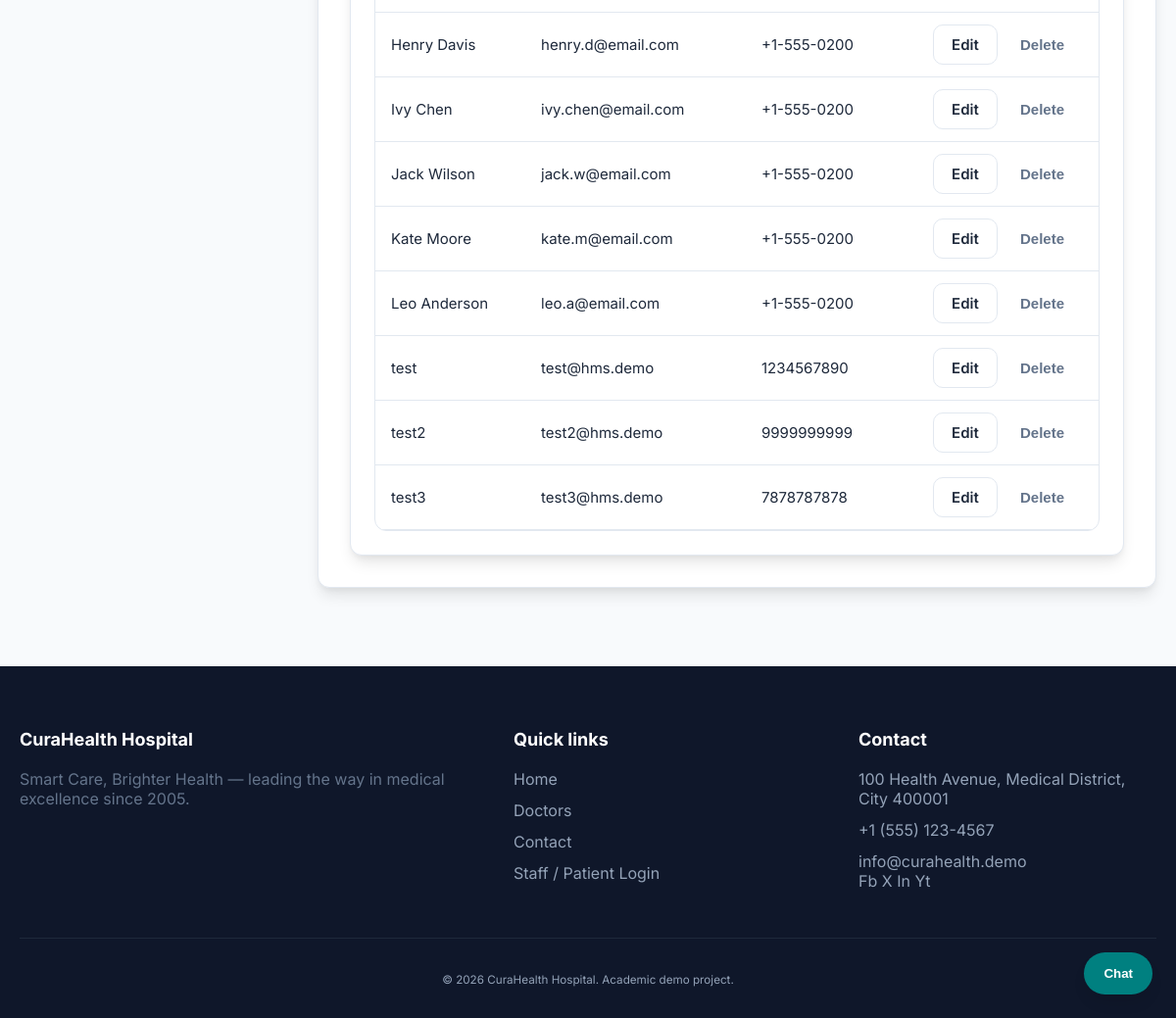
The app's page /admin/patients (signed in, lower part), older data.
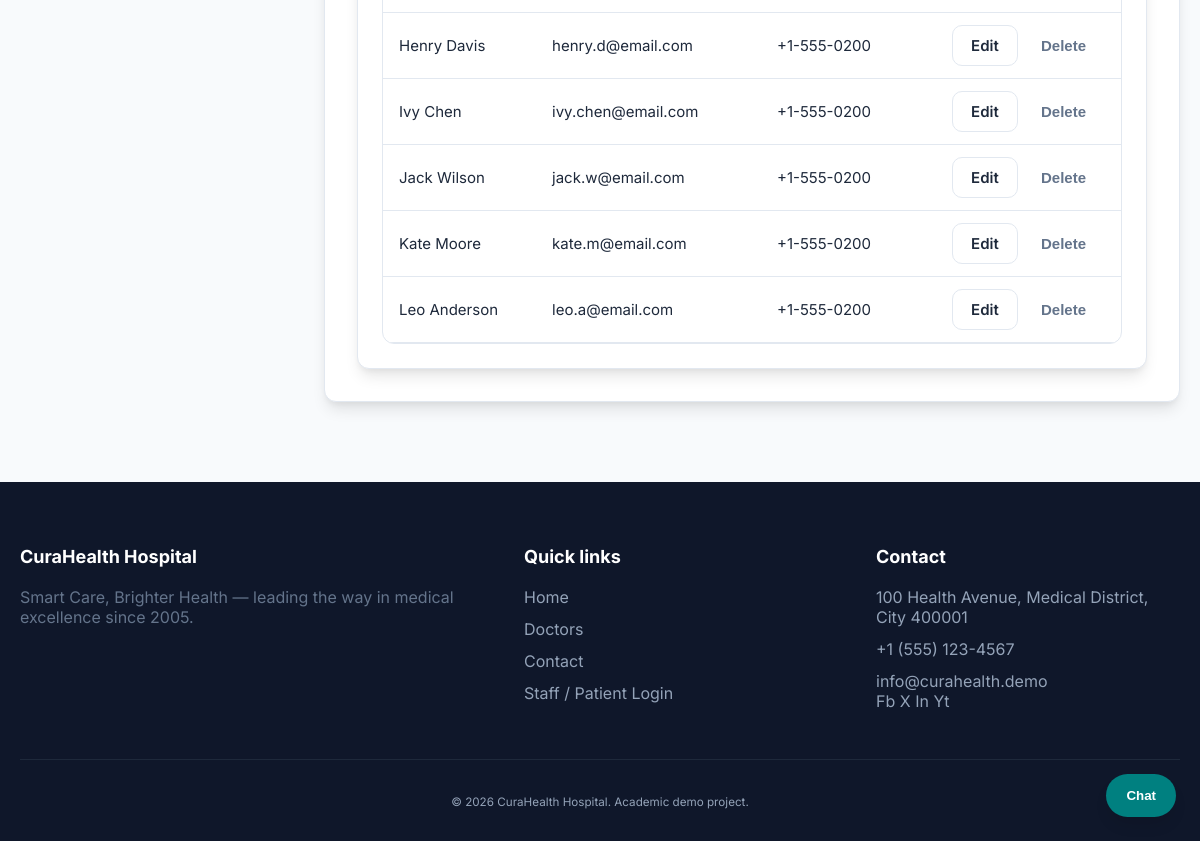
The same page, newer data.
### models/patient.py (models this page shows, shortened)
class Patient(db.Model):
    __tablename__ = "patients"
    id = db.Column(db.Integer, primary_key=True)
    name = db.Column(db.String(120), nullable=False)
    email = db.Column(db.String(120), unique=True, nullable=False, index=True)
    password_hash = db.Column(db.String(256), nullable=False)
    phone = db.Column(db.String(32), default="")
    date_of_birth = db.Column(db.Date, nullable=True)
    gender = db.Column(db.String(20), default="")
    address = db.Column(db.Text, default="")
    appointments = db.relationship(
        "Appointment", back_populates="patient", lazy=True, cascade="all, delete-orphan"
    )

### routes/admin.py (the view)
@admin_bp.route("/patients")
@admin_required
def patients_list():
    q = request.args.get("q", "").strip()
    query = Patient.query
    if q:
        query = query.filter(db.or_(Patient.name.ilike(f"%{q}%"), Patient.phone.ilike(f"%{q}%")))
    rows = query.order_by(Patient.name).all()
    return render_template("admin/patients.html", patients=rows, search_query=q)

### app.py (called while the page is built)
def create_app(config_class=Config):
    app = Flask(__name__)
    app.config.from_object(config_class)
    instance_dir = os.path.join(os.path.dirname(os.path.abspath(__file__)), "instance")
    os.makedirs(instance_dir, exist_ok=True)
    db.init_app(app)
    app.register_blueprint(public_bp)
    app.register_blueprint(patient_bp)
    app.register_blueprint(doctor_bp)
    app.register_blueprint(admin_bp)
    @app.context_processor
    def inject_globals():
        from datetime import datetime
        try:
            depts = Department.query.order_by(Department.name).limit(24).all()
        except Exception:
            depts = []
        return {"nav_departments": depts, "current_year": datetime.now().year}
    with app.app_context():
        db.create_all()
        seed_if_empty(app)
    return app

### utils/auth_helpers.py (called while the page is built)
def admin_required(f):
    @wraps(f)
    def wrapped(*args, **kwargs):
        if not session.get("admin_id"):
            flash("Please sign in as an administrator.", "warning")
            return redirect(url_for("admin.login"))
        return f(*args, **kwargs)
    return wrapped

### templates/admin/patients.html (shortened to what this page needs)
{% extends "dashboard_base.html" %}
{% block sidebar %}
{% set nav_active = 'patients' %}
{% endblock %}
{% block dashboard_content %}
<section class="card">
  <div class="table-wrap">
    <table class="table">
      <tbody>
        {% for p in patients %}
        <tr>
          <td>{{ p.name }}</td>
          <td>{{ p.email }}</td>
          <td>{{ p.phone or '—' }}</td>
          <td style="text-align:right; white-space:nowrap;">
            <a class="btn btn-secondary btn-sm" href="{{ url_for('admin.patients_edit', pid=p.id) }}">Edit</a>
            <form style="display:inline;" method="post" action="{{ url_for('admin.patients_delete', pid=p.id) }}" onsubmit="return confirm('Delete this patient?');">
              <button type="submit" class="btn btn-ghost btn-sm">Delete</button>
            </form>
          </td>
        </tr>
        {% endfor %}
      </tbody>
    </table>
  </div>
</section>
{% endblock %}

### templates/dashboard_base.html (shortened to what this page needs)
{% extends "base.html" %}
{% block content %}
<div class="dash">
  <div class="dash-main">
    {% block dashboard_content %}{% endblock %}
  </div>
</div>
{% endblock %}

### templates/base.html (shortened to what this page needs)
<!DOCTYPE html>
<html lang="en">
<head>
  <link rel="stylesheet" href="{{ url_for('static', filename='css/style.css') }}">
</head>
<body class="page">
  <main class="site-main">
    {% block content %}{% endblock %}
  </main>
  {% block footer %}
  <footer class="site-footer">
    <div class="wrap footer-grid">
      <section class="footer-col">
        <h2 class="footer-title">CuraHealth Hospital</h2>
        <p class="muted">Smart Care, Brighter Health — leading the way in medical excellence since 2005.</p>
      </section>
      <nav class="footer-col" aria-label="Quick links">
        <h2 class="footer-title">Quick links</h2>
        <ul class="footer-links">
          <li><a href="{{ url_for('public.index') }}">Home</a></li>
          <li><a href="{{ url_for('public.doctors_page') }}">Doctors</a></li>
          <li><a href="{{ url_for('public.contact') }}">Contact</a></li>
          <li><a href="{{ url_for('public.login_hub') }}">Staff / Patient Login</a></li>
        </ul>
      </nav>
      <section class="footer-col">
        <h2 class="footer-title">Contact</h2>
        <ul class="footer-links">
          <li>100 Health Avenue, Medical District, City 400001</li>
          <li>+1 (555) 123-4567</li>
          <li>info@curahealth.demo</li>
        </ul>
        <div class="social">
          <a class="social-link" href="#" aria-label="Facebook">Fb</a>
          <a class="social-link" href="#" aria-label="Twitter">X</a>
          <a class="social-link" href="#" aria-label="LinkedIn">In</a>
          <a class="social-link" href="#" aria-label="YouTube">Yt</a>
        </div>
      </section>
    </div>
    <div class="wrap footer-bottom">
      <small>&copy; {{ current_year }} CuraHealth Hospital. Academic demo project.</small>
    </div>
  </footer>
  {% endblock %}
  <button type="button" class="fab" id="chatbotToggle" title="FAQ chat" aria-controls="chatbotPanel" aria-expanded="false">
    Chat
  </button>
</body>
</html>

### static/css/style.css (style rules this page uses)
:root { --bg: #F8FAFC; --surface: #FFFFFF; --card: #FFFFFF; --card2: #F1F5F9; --text: #1E293B; --muted: #64748B; --border: #E2E8F0; --shadow: 0 10px 15px -3px rgba(0, 0, 0, 0.1), 0 4px 6px -2px rgba(0, 0, 0, 0.05); --primary: #008080; --primary-light: #2DD4BF; --danger: #EF4444; --success: #10B981; --warn: #F59E0B; --radius: 12px; --radius2: 16px; --wrap: 1200px; }
* { box-sizing: border-box; }
html,body { height:100%; }
body.page { margin:0; font-family: 'Inter', ui-sans-serif, system-ui, -apple-system, Segoe UI, Roboto, Arial, sans-serif; color: var(--text); background-color: var(--bg); }
.wrap { width:min(var(--wrap), calc(100% - 40px)); margin: 0 auto; }
.muted { color: var(--muted); }
.btn { display:inline-flex; align-items:center; justify-content:center; gap: 8px; border-radius: 10px; padding: 10px 18px; border: 1px solid transparent; cursor: pointer; font-weight: 600; font-size: 0.9375rem; transition: all 0.2s; text-decoration:none; }
.btn-secondary { background: white; border-color: var(--border); color: var(--text); }
.btn-ghost { background: transparent; color: var(--muted); }
.card { background: var(--surface); border: 1px solid var(--border); border-radius: var(--radius); padding: 24px; box-shadow: var(--shadow); transition: transform 0.2s, border-color 0.2s; }
.dash { width:min(var(--wrap), calc(100% - 40px)); margin: 32px auto 80px; display:grid; grid-template-columns: 280px 1fr; gap: 24px; }
.dash-main { background: var(--surface); border: 1px solid var(--border); border-radius: var(--radius); padding: 32px; min-height: 70vh; box-shadow: var(--shadow); }
.table-wrap { overflow:auto; border-radius: 12px; border: 1px solid var(--border); }
.table { width: 100%; border-collapse: collapse; font-size: 0.9375rem; }
.table th, .table td { padding: 12px 16px; border-bottom: 1px solid var(--border); text-align: left; }
.site-footer { margin-top: 80px; padding: 64px 0 32px; background: #0F172A; color: #94A3B8; }
.footer-grid { display:grid; grid-template-columns: 1.5fr 1fr 1fr; gap: 48px; margin-bottom: 48px; }
.footer-title { color: white; font-size: 1.125rem; font-weight: 700; margin: 0 0 20px; }
.footer-links { list-style:none; padding:0; margin:0; display:grid; gap: 12px; }
.footer-bottom { padding-top: 32px; border-top: 1px solid #1E293B; text-align: center; font-size: 0.875rem; }
.fab { position: fixed; right: 24px; bottom: 24px; z-index: 70; background: var(--primary); color: white; border-radius: 999px; padding: 14px 20px; font-weight: 700; cursor:pointer; box-shadow: 0 10px 15px -3px rgba(0, 0, 0, 0.1); border: none; }

Row changes from the older to the newer data that the page shows:
removed Patient: name "test", email "test@hms.demo", phone "1234567890"
removed Patient: name "test2", email "test2@hms.demo", phone "9999999999"
removed Patient: name "test3", email "test3@hms.demo", phone "7878787878"
